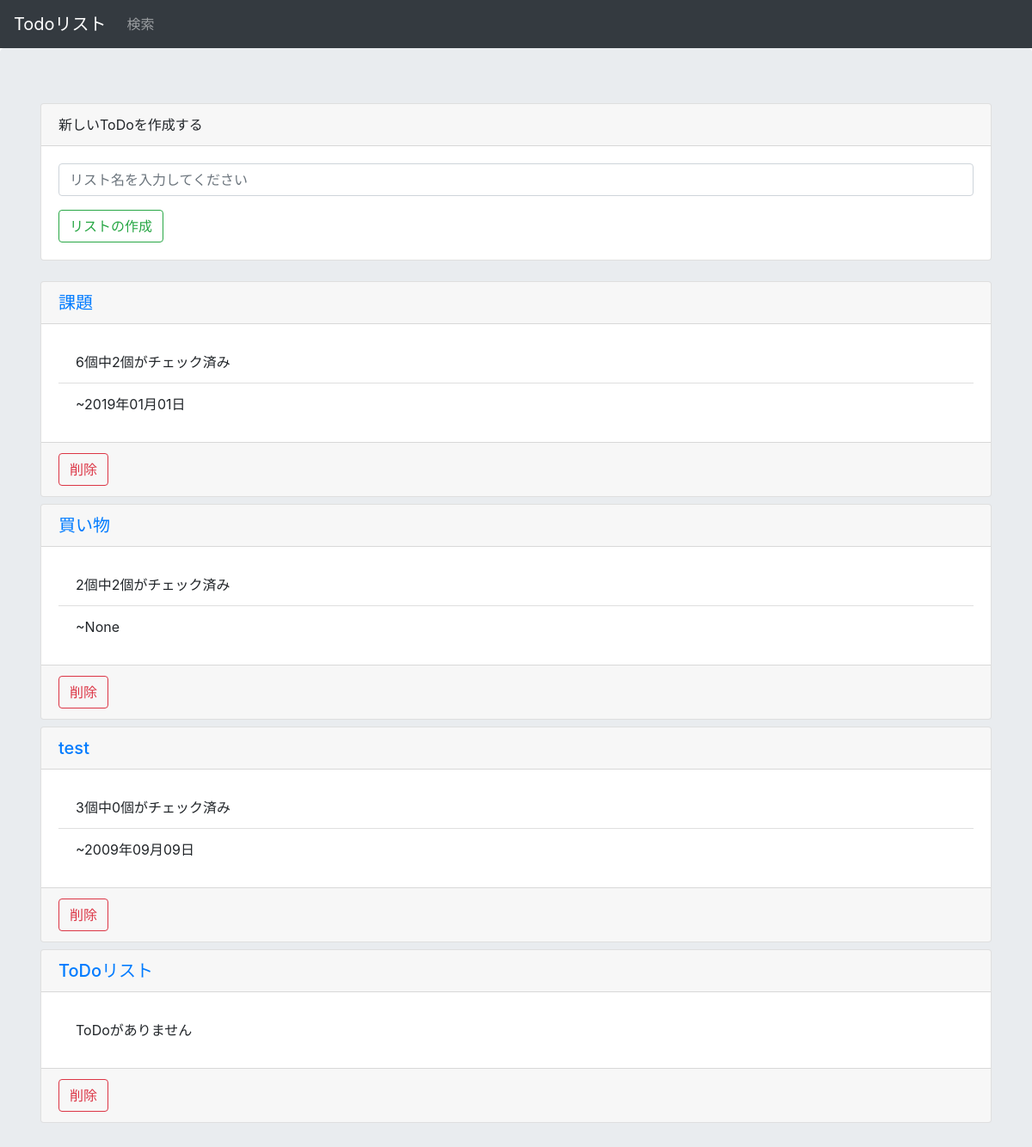
The page / on the database its author committed.
### todo/models.py (models this page shows)
class List(models.Model):
    title = models.CharField(max_length=200)
    create_date = models.DateField(default=timezone.now)

### todo/views.py (the view)
# urls.py: path('', views.index, name='index'),
def index(request):
    listdata = List.objects.all()
    making_list = True
    for l in listdata:
        if 'delete_' + str(l.id) in request.POST:
            l.delete()
            listdata = List.objects.all()
            making_list = False
            break
    form = ListForm(request.POST or None)
    status = False  #Trueならば「新しいToDoリストが作成されました」の表示
    if making_list:
        if form.is_valid(): #リストの作成
            list = List()
            list.title = form.cleaned_data['title']
            if len(list.title) >= 30:
                form.add_error(None, 'ToDoリストの名称は30文字以内にしてください')
            elif len(list.title) == 0:
                form.add_error(None, 'ToDoリストの名称を入力してください')
            else:
                List.objects.create(
                    title = html.escape(list.title),
                )
                status = True
                form = ListForm() #ページ遷移後のformの入力値(value)をクリア
    listdata = List.objects.all()
    taskdata = Task.objects.all()
    dict_num = {}
    dict_checked_num = {}
    dict_deadline = {}
    for l in listdata:
        task_num = 0
        checked_task_num = 0
        closest_deadline = None
        for t in taskdata:
            if l == t.list:
                task_num += 1   #タスク数の加算
                if t.completed:
                    checked_task_num += 1   #チェック済みタスク数の加算
                else:
                    if closest_deadline is None or closest_deadline >= t.deadline_date:
                        closest_deadline = t.deadline_date  #もっとも近い締切がNoneまたは比較対象のほうが近い締切ならば代入
        if closest_deadline is not None:
            closest_deadline = "{0:%Y年%m月%d日}".format(closest_deadline)
        dict_num[l.id] = task_num
        dict_checked_num[l.id] = checked_task_num
        dict_deadline[l.id] = closest_deadline
    params = {
        'lists': listdata,
        'tasks': taskdata,
        'form': form,
        'status': status,
        'dict_num': dict_num,
        'dict_checked_num': dict_checked_num,
        'dict_deadline': dict_deadline,
    }
    return render(request, 'todo/index.html', params)

### todo/forms.py
class ListForm(forms.Form):
    title = forms.CharField(max_length=200, required=False, label='', widget=forms.TextInput(attrs={'class':'form-control','placeholder': 'リスト名を入力してください'}))

### todo/templatetags/dictid.py (called while the page is built)
@register.filter(name='dictid')
def dictid(value, arg, default=""):
    if arg in value:
        return value[arg]
    else:
        return default

### todo/templates/todo/index.html (shortened to what this page needs)
{% extends "todo/base.html" %}
{% load dictid %}
{% block content %}
<div class="jumbotron">
    <div class="container">
    <form method="post">
    <div class="card mb-4">
        <div class="card-header">
            新しいToDoを作成する
        </div>
        <div class="card-body">
            <div class="form-group">
                {{form}}
            </div>
            <button class="btn btn-outline-success my-2 my-sm-0" type="submit" name="make_list">リストの作成</button>
        </div>
    </div>
    </form>
    {% for i in lists %}
        <div class="card mb-2">
            <h5 class="card-header">
                <a href="{% url 'todo:list' i.id%}">{{i.title}}</a>
            </h5>
            <div class="card-body">
                <ul class="list-group list-group-flush">
                    {% with i.id as id %}
                        {% ifequal dict_num|dictid:id 0 %}
                            <li class="list-group-item">ToDoがありません</li>
                        {% else %}
                            <li class="list-group-item">{{ dict_num|dictid:id }}個中{{ dict_checked_num|dictid:id }}個がチェック済み</li>
                            <li class="list-group-item">~{{ dict_deadline|dictid:id }}</li>
                        {% endifequal %}
                    {% endwith %}
                </ul>
            </div>
            <div class="card-footer">
                <button type="button" class="btn btn-outline-danger my-2 my-sm-0 " data-toggle="modal" data-target="#deleteModal_{{i.id}}">
                    削除
                </button>
            </div>
        </div>
    {% endfor %}
    </div>
</div>
{% endblock %}

### rows shown on the page
List: title "課題", dict_num "6", dict_checked_num "2", dict_deadline "2019年01月01日"
List: title "買い物", dict_num "2", dict_checked_num "2", dict_deadline "None"
List: title "test", dict_num "3", dict_checked_num "0", dict_deadline "2009年09月09日"
List: title "ToDoリスト"
